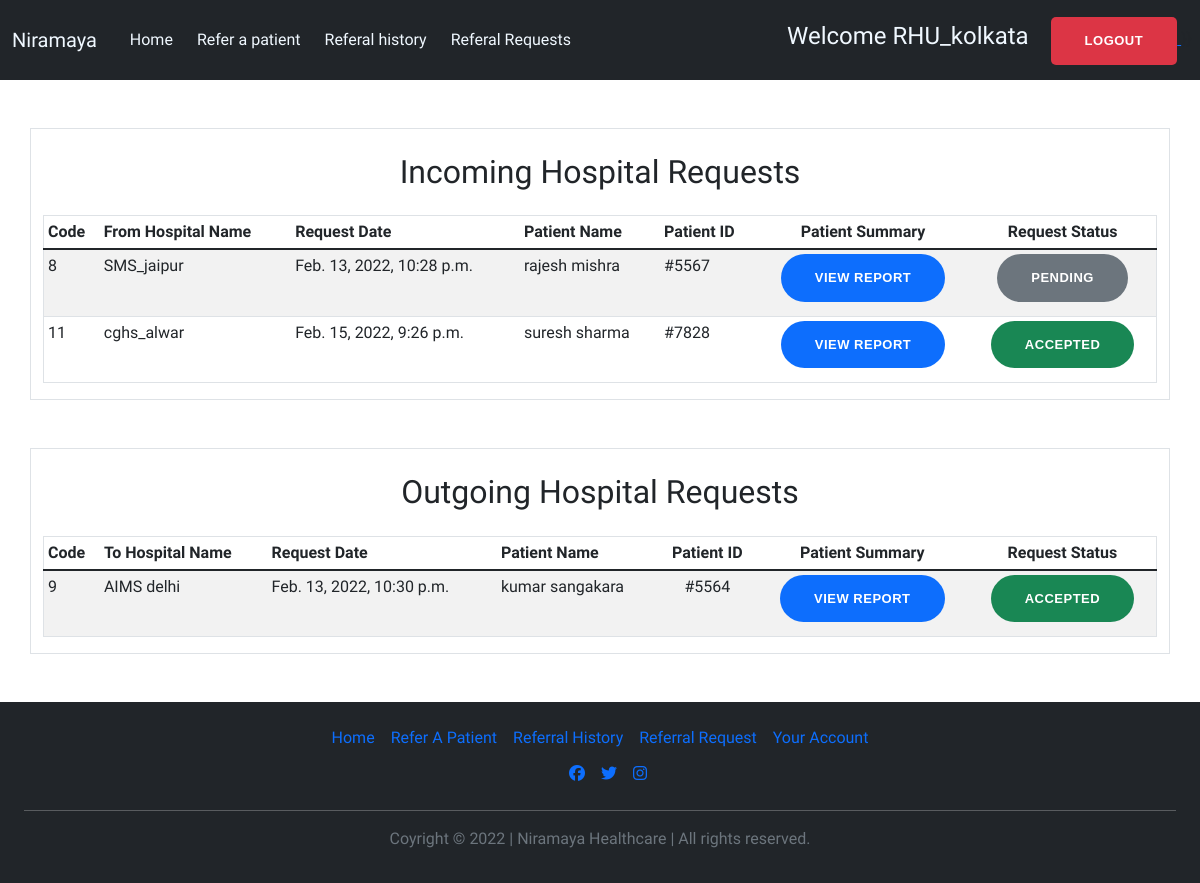
Screenshot of /niramaya/refer_history (signed in) with the database file from the repository.
### niramaya/models.py (models this page shows, shortened)
class refernce(models.Model):
    refernce_sno = models.AutoField(primary_key=True)
    refernce_date = models.DateTimeField(default=datetime.now,blank=True)
    refernce_hospital = models.ForeignKey(hospital,on_delete=models.CASCADE)
    user = models.ForeignKey(User,on_delete=models.CASCADE)
    patientName = models.CharField(max_length=50,default='default')
    patientID = models.CharField(max_length=20)
    patientInfo = models.FileField(upload_to="info/pdfs/",null=True, blank=True)
    message = models.CharField(max_length=500)
    acceptance_choices =[
    ("1", "Waiting"),
    ("2", "Accepted"),
    ("3", "Rejected"),
]
    acceptance = models.CharField(choices=acceptance_choices ,default=1, max_length=2)

class hospital(models.Model):
    user = models.ForeignKey(User,on_delete=models.CASCADE)
    sno = models.AutoField(primary_key=True)
    hospital_name = models.CharField(max_length=100)
    serial = models.CharField(max_length=10,unique=True)
    Level = models.IntegerField(default=0)
    address = models.CharField(max_length=100)
    State = models.CharField(max_length=50)
    district = models.CharField(max_length=10)
    phone = models.CharField(max_length=15)
    head = models.CharField(max_length=50)
    doctor_nos = models.IntegerField(default=0)
    skilled_nos = models.IntegerField(default=0)
    non_skilled_nos = models.IntegerField(default=0)
    gen_bed = models.IntegerField(default=0)
    spec_bed = models.IntegerField(default=0)
    surg_bed = models.IntegerField(default=0)
    av_gen_bed = models.BooleanField(default=False,null=True)
    av_spec_bed = models.BooleanField(default=False,null=True)
    av_surg_bed = models.BooleanField(default=False,null=True)
    ICU_units = models.BooleanField(default=False,null=True)
    CIC_units = models.BooleanField(default=False,null=True)
    BIC_units = models.BooleanField(default=False,null=True)
    SIC_units = models.BooleanField(default=False,null=True)
    PsIC_units = models.BooleanField(default=False,null=True)
    PeIC_units = models.BooleanField(default=False,null=True)
    NIC_units = models.BooleanField(default=False,null=True)
    TIC_units = models.BooleanField(default=False,null=True)
    DIC_units = models.BooleanField(default=False,null=True)
    PrIC_units = models.BooleanField(default=False,null=True)
    Nursery_units = models.BooleanField(default=False,null=True)
    Lab_chem = models.BooleanField(default=False,null=True)
    Lab_hemo = models.BooleanField(default=False,null=True)
    Lab_microB = models.BooleanField(default=False,null=True)
    Lab_trans = models.BooleanField(default=False,null=True)
    Lab_immuno = models.BooleanField(default=False,null=True)
    Lab_surg_path = models.BooleanField(default=False,null=True)
    Lab_cyto = models.BooleanField(default=False,null=True)
    C_cath = models.BooleanField(default=False,null=True)
    C_rehab = models.BooleanField(default=False,null=True)
    C_surgery = models.BooleanField(default=False,null=True)
    C_stenting = models.BooleanField(default=False,null=True)
    C_intervene = models.BooleanField(default=False,null=True)
    C_electro = models.BooleanField(default=False,null=True)
    C_vas_interv = models.BooleanField(default=False,null=True)
    C_vas_surg  = models.BooleanField(default=False,null=True)
    R_com_T  = models.BooleanField(default=False,null=True)
    R_com_TA  = models.BooleanField(default=False,null=True)
    R_dig_mamo  = models.BooleanField(default=False,null=True)
    R_dig_IMRT  = models.BooleanField(default=False,null=True)
    R_dig_MRA  = models.BooleanField(default=False,null=True)
    R_dig_MRI  = models.BooleanField(default=False,null=True)
    R_dig_PET  = models.BooleanField(default=False,null=True)
    R_dig_SPECT  = models.BooleanField(default=False,null=True)
    Re_phy  = models.BooleanField(default=False,null=True)
    Re_sp  = models.BooleanField(default=False,null=True)
    EME_dept  = models.BooleanField(default=False,null=True)
    EME_ped_TC  = models.BooleanField(default=False,null=True)
    EME_TC  = models.BooleanField(default=False,null=True)
    N_EEG  = models.BooleanField(default=False,null=True)
    N_sleep  = models.BooleanField(default=False,null=True)
    Sp_BICU  = models.BooleanField(default=False,null=True)
    Sp_CCU  = models.BooleanField(default=False,null=True)
    Sp_det  = models.BooleanField(default=False,null=True)
    Sp_ICU  = models.BooleanField(default=False,null=True)
    Sp_NIC  = models.BooleanField(default=False,null=True)
    Sp_PeIC  = models.BooleanField(default=False,null=True)
    Sp_PrIC  = models.BooleanField(default=False,null=True)
    Sp_PsIC  = models.BooleanField(default=False,null=True)
    Sp_SICU  = models.BooleanField(default=False,null=True)
    Sp_TCU  = models.BooleanField(default=False,null=True)
    On_chemo  = models.BooleanField(default=False,null=True)
    On_rad  = models.BooleanField(default=False,null=True)
    Or_heart  = models.BooleanField(default=False,null=True)
    Or_intestinal  = models.BooleanField(default=False,null=True)
    Or_kidney  = models.BooleanField(default=False,null=True)
    Or_liver  = models.BooleanField(default=False,null=True)
    Or_lung  = models.BooleanField(default=False,null=True)
    Or_pancreas  = models.BooleanField(default=False,null=True)
    ortho_Arth  = models.BooleanField(default=False,null=True)
    ortho_JR  = models.BooleanField(default=False,null=True)
    ortho_spine  = models.BooleanField(default=False,null=True)

### niramaya/views.py (the view)
# urls.py: path('refer_history',views.history,name='refer_history'),
def history(request):
    if request.user.is_anonymous:
        return HttpResponse('404 unauthorised, Login to access')
    user_hospital = hospital.objects.filter(user = request.user).first()
    incoming_hospital_referal_requests = refernce.objects.exclude(acceptance = '1',user = request.user).filter(refernce_hospital = user_hospital)
    outgoing_hospital_referal_requests = refernce.objects.filter(user = request.user)
    context = {
        'incoming_hospital_referal_requests' : incoming_hospital_referal_requests,
        'outgoing_hospital_referal_requests' : outgoing_hospital_referal_requests
    }
    return render(request,'niramaya/history.html',context)

### niramaya/templates/niramaya/history.html (shortened to what this page needs)
{% extends 'niramaya/basic.html' %}
{% block body %}
<div class="container border my-5">
    <h2 class="text-center my-4">Incoming Hospital Requests</h2>
    <div class="table-responsive">
        <table class="table table-striped table-sm border">
            <thead>
                <tr>
                    <th scope="col">Code</th>
          <th scope="col">From Hospital Name</th>
          <th scope="col">Request Date</th>
          <th scope="col">Patient Name</th>
          <th scope="col">Patient ID</th>
          <th scope="col" class="text-center">Patient Summary</th>
          <th scope="col" class="text-center">Request Status</th>
                </tr>
            </thead>
            <tbody>
                {% for request in incoming_hospital_referal_requests  %}
                <tr>
                    <td>{{request.refernce_sno}}</td>
                    <td>{{request.user.username}}</td>
                    <td>{{request.refernce_date}}</td>
                    <td>{{request.patientName}}</td>
                    <td >{{request.patientID}}</td>
                    <td class="text-center">
                        <a href="./media/{{request.patientInfo}}"><button class="btn btn-primary btn-round-full">
                                View Report
                            </button></a>
                    </td>
                    {% if request.acceptance == '2' %}
                    <td class="text-center">
                        <a href="#"><button class="btn btn-success btn-round-full {{request.acceptance}}" style="width: fit-content">
                                Accepted
                            </button></a>
                    </td>
                    {% elif request.acceptance == '3' %}
                    <td class="text-center">
                        <a href="#"><button class="btn btn-danger btn-round-full {{request.acceptance}}" style="width: fit-content">
                                Rejected
                            </button></a>
                    </td>
                    {% else  %}
                    <td class="text-center">
                        <a href="#"><button class="btn btn-secondary btn-round-full {{request.acceptance}}" style="width: fit-content">
                                Pending
                            </button></a>
                    </td>
                    {% endif %}
                </tr>
                {% endfor %}
            </tbody>
        </table>
    </div>
</div>
<div class="container border my-5">
    <h2 class="text-center my-4">Outgoing Hospital Requests</h2>
    <div class="table-responsive">
        <table class="table table-striped table-sm border">
            <thead>
                <tr>
                    <th scope="col">Code</th>
                    <th scope="col">To Hospital Name</th>
                    <th scope="col">Request Date</th>
                    <th scope="col">Patient Name</th>
                    <th scope="col" class="text-center">Patient ID</th>
                    <th scope="col" class="text-center">Patient Summary</th>
                    <th scope="col" class="text-center">Request Status</th>
                </tr>
            </thead>
            <tbody>
                {% for request in outgoing_hospital_referal_requests  %}
                <tr>
                    <td>{{request.refernce_sno}}</td>
                    <td>{{request.refernce_hospital.hospital_name}}</td>
                    <td>{{request.refernce_date}}</td>
                    <td>{{request.patientName}}</td>
                    <td class="text-center">{{request.patientID}}</td>
                    <td class="text-center">
                        <a href="./media/{{request.patientInfo}}"><button class="btn btn-primary btn-round-full {{request.acceptance}}">
                                View Report
                            </button></a>
                    </td>
                    {% if request.acceptance == '2' %}
                    <td class="text-center">
                        <a href="#"><button class="btn btn-success btn-round-full {{request.acceptance}}" style="width: fit-content">
                                Accepted
                            </button></a>
                    </td>
                    {% elif request.acceptance == '3' %}
                    <td class="text-center">
                        <a href="#"><button class="btn btn-danger btn-round-full {{request.acceptance}}" style="width: fit-content">
                                Rejected
                            </button></a>
                    </td>
                    {% else  %}
                    <td class="text-center">
                        <a href="#"><button class="btn btn-secondary btn-round-full {{request.acceptance}}" style="width: fit-content">
                                Pending
                            </button></a>
                    </td>
                    {% endif %}
                </tr>
                {% endfor %}
            </tbody>
        </table>
    </div>
</div>
{%endblock%}
{% load static %}

### niramaya/templates/niramaya/basic.html (shortened to what this page needs)
<!DOCTYPE html>
<html lang="en">
  <head>
    {%load static%}
    <link
      href="https://cdn.jsdelivr.net/npm/bootstrap@5.1.3/dist/css/bootstrap.min.css"
      rel="stylesheet"
    />
    {%load static%}
    <link rel="stylesheet" href="{% static 'niramaya/css/style.css' %}" />
  </head>
<body>
    {%load static%}
    <nav class="navbar navbar-expand-lg navbar-light bg-dark " style='height: 80px;'>
        <div class="container-fluid">
            <a class="navbar-brand" style="color: aliceblue" href="/niramaya">Niramaya</a>
            <div class="collapse navbar-collapse justify-content-md-center " id="navbarSupportedContent">
                <ul class="navbar-nav gap-2 mb-2 mb-lg-0">
                    <li class="nav-item">
                        <a class="nav-link active" aria-current="page" style="color: aliceblue" href="/niramaya">Home</a>
                    </li>
                    <li class="nav-item">
                        <a class="nav-link active" style="color: aliceblue" href="search"> Refer a patient</a>
                    </li>
                    <li class="nav-item">
                        <a class="nav-link active" style="color: aliceblue" href="refer_history">Referal history</a>
                    </li>
                    <li class="nav-item">
                        <a class="nav-link active" style="color: aliceblue" href="refer_request">Referal Requests</a>
                    </li>
                </ul>
            </div>
        </div>
      <div
        class="col-lg-8 d-grid gap-2 d-md-flex justify-content-md-end"
        style="width: 50%"
      >
        <div class="mx-2">
          {% if user.is_authenticated %}
          <h4 class="nav-link active" style="color: aliceblue; display: inline">
            Welcome {{request.user}}
          </h4>
          <a href="logout">
            <button
              class="btn btn-danger"
              data-toggle="modal"
              data-target="#modalSignin"
            >
              logout
            </button>
          </a>
          {% else %}
          <a href="login">
            <button type="button" class="btn btn-primary">Login</button>
          </a>
          {% endif %}}}
        </div>
      </div>
    </nav>
    {%block body%} {%endblock%} {% comment %} footer {% endcomment %}
    <footer class="py-3 my-4 bg-dark mb-0">
      <ul class="nav justify-content-center pb-1 mb-0">
        <li class="nav-item">
          <a href="/niramaya" class="nav-link px-2">Home</a>
        </li>
        <li class="nav-item">
          <a href="refer_to" class="nav-link px-2">Refer A Patient</a>
        </li>
        <li class="nav-item">
          <a href="your_account" class="nav-link px-2">Referral History</a>
        </li>
        <li class="nav-item">
          <a href="refer_request" class="nav-link px-2">Referral Request</a>
        </li>
        <li class="nav-item">
          <a href="your_account" class="nav-link px-2">Your Account</a>
        </li>
      </ul>
      <ul class="nav justify-content-center pb-2 list-unstyled">
        <li class="ms-3">
          <a href="#"><i class="fab fa-facebook"></i></a>
        </li>
        <li class="ms-3">
          <a href="#"><i class="fab fa-twitter"></i></a>
        </li>
        <li class="ms-3">
          <a href="#"><i class="fab fa-instagram"></i></a>
        </li>
      </ul>
      <hr class="mx-4 px-4" style="color: white" />
      <p class="text-center text-muted">
        Coyright © 2022 | Niramaya Healthcare | All rights reserved.
      </p>
    </footer>
  </body>
  {% load static %} {%block js%} {%endblock%}
</html>

### niramaya/static/niramaya/css/style.css (style rules this page uses)
* { margin: 0; padding: 0; font-family: "Poppins", sans-serif; font-family: "Source Sans Pro", sans-serif; }
.btn { display: inline-block; font-size: 14px; font-size: 0.8125rem; font-weight: 600; letter-spacing: 0.5px; padding: 0.75rem 2rem; font-family: "Exo", sans-serif; text-transform: uppercase; border-radius: 5px; border: 2px solid transparent; transition: all 0.35s ease; }
.btn-round-full { border-radius: 50px; }
button { border-radius: 10px; padding: 5px; margin-bottom: 10px; }
.btn-danger { margin-top: 12px; }

### rows the page displays
refernce: refernce_sno "8", user.username "SMS_jaipur", refernce_date "Feb. 13, 2022, 10:28 p.m.", patientName "rajesh mishra", patientID "#5567"
refernce: refernce_sno "11", user.username "cghs_alwar", refernce_date "Feb. 15, 2022, 9:26 p.m.", patientName "suresh sharma", patientID "#7828"
refernce: refernce_sno "9", refernce_hospital.hospital_name "AIMS delhi", refernce_date "Feb. 13, 2022, 10:30 p.m.", patientName "kumar sangakara", patientID "#5564"

### other values shown
{{ request.user }} "RHU_kolkata"
